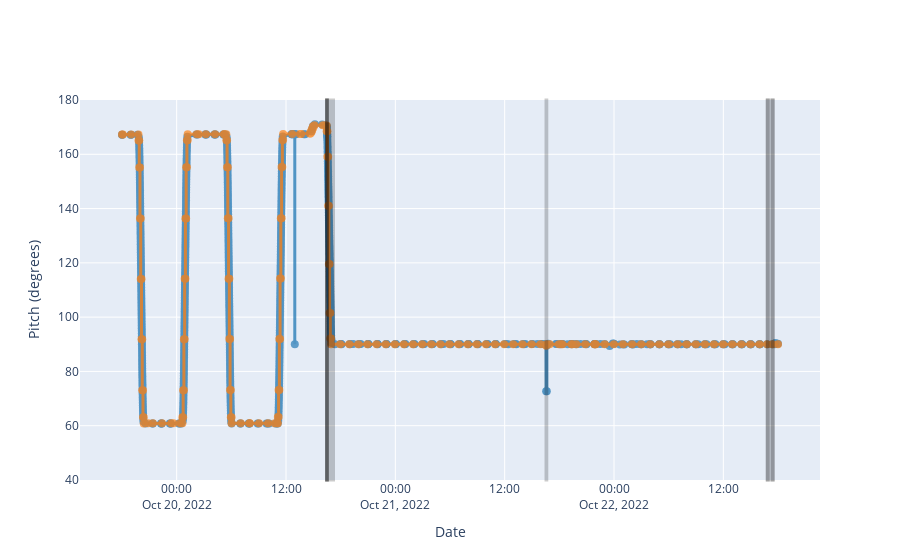

Write notebook code for a chart like this one.
### Code cell
html = vp.get_plot_html(show=True)

### Figure 1 — Plotly figure (JSON) as saved in the notebook; plotly's stock layout.template omitted (floating-point values rounded to 4 significant figures; data arrays with more than 128 entries replaced by an {"elided": "..."} marker saying what was removed)
{"data": [{"hovertemplate": "%{x|%Y:%j:%H:%M:%S} %{y}", "line": {"color": "#1f77b4", "width": 3}, "marker": {"opacity": 0.9, "size": 8}, "mode": "lines+markers", "name": "Telem", "opacity": 0.75, "showlegend": false, "type": "scatter", "x": {"elided": "742 str values"}, "y": {"elided": "742 float values"}}, {"hovertemplate": "%{x|%Y:%j:%H:%M:%S} %{y}", "line": {"color": "#ff7f0e", "width": 3}, "marker": {"opacity": 0.9, "size": 8}, "mode": "lines+markers", "name": "State", "opacity": 0.75, "showlegend": false, "type": "scatter", "x": {"elided": "181 str values"}, "y": {"elided": "181 float values"}}], "layout": {"shapes": [{"fillcolor": "black", "line": {"color": "black", "width": 3}, "opacity": 0.2, "type": "rect", "x0": "2022-10-20T16:27:00", "x1": "2022-10-20T16:30:00", "xref": "x", "y0": 0, "y1": 1, "yref": "y domain"}, {"fillcolor": "black", "line": {"color": "black", "width": 3}, "opacity": 0.2, "type": "rect", "x0": "2022-10-20T16:27:49", "x1": "2022-10-20T17:12:49", "xref": "x", "y0": 0, "y1": 1, "yref": "y domain"}, {"fillcolor": "black", "line": {"color": "black", "width": 3}, "opacity": 0.2, "type": "rect", "x0": "2022-10-20T16:27:57.429000", "x1": "2022-10-20T16:32:59.479000", "xref": "x", "y0": 0, "y1": 1, "yref": "y domain"}, {"fillcolor": "black", "line": {"color": "black", "width": 3}, "opacity": 0.2, "type": "rect", "x0": "2022-10-20T16:27:59.479000", "x1": "2022-10-20T16:33:00.504000", "xref": "x", "y0": 0, "y1": 1, "yref": "y domain"}, {"fillcolor": "black", "line": {"color": "black", "width": 3}, "opacity": 0.2, "type": "rect", "x0": "2022-10-21T16:32:25.285000", "x1": "2022-10-21T16:37:27.347000", "xref": "x", "y0": 0, "y1": 1, "yref": "y domain"}, {"fillcolor": "black", "line": {"color": "black", "width": 3}, "opacity": 0.2, "type": "rect", "x0": "2022-10-22T16:48:09.260000", "x1": "2022-10-22T16:54:49.722000", "xref": "x", "y0": 0, "y1": 1, "yref": "y domain"}, {"fillcolor": "black", "line": {"color": "black", "width": 3}, "opacity": 0.2, "type": "rect", "x0": "2022-10-22T16:50:22.339000", "x1": "2022-10-22T17:27:56.002000", "xref": "x", "y0": 0, "y1": 1, "yref": "y domain"}, {"fillcolor": "black", "line": {"color": "black", "width": 3}, "opacity": 0.2, "type": "rect", "x0": "2022-10-22T17:22:56.002000", "x1": "2022-10-22T17:27:57.027000", "xref": "x", "y0": 0, "y1": 1, "yref": "y domain"}], "xaxis": {"title": {"text": "Date"}}, "yaxis": {"range": [40, 180], "title": {"text": "Pitch (degrees)"}}}}
